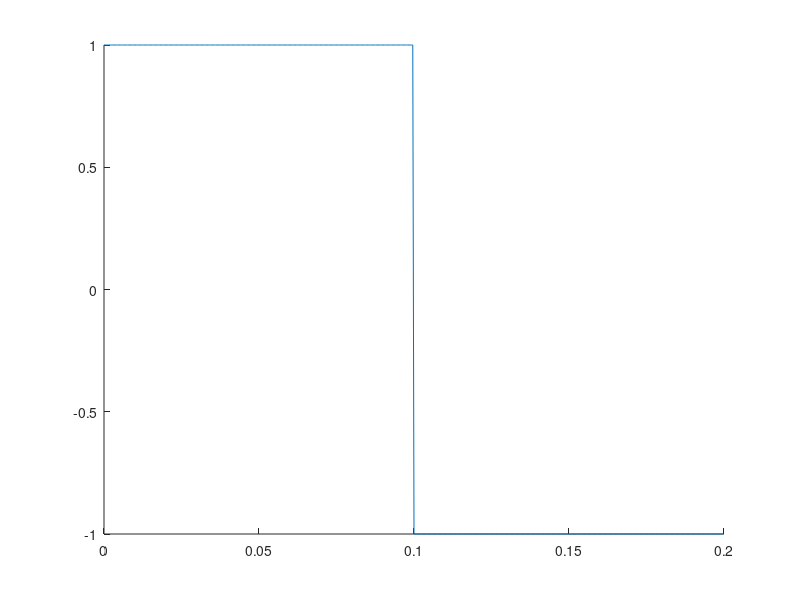

This figure's MATLAB source: (Note: this script raises an error after producing the figure.)
close all; clear variables; clc;
N = 500; % Number of points
TT = 0.2; % Total time
Ts = TT/N; % Sample interval
t = (0:N-1)*Ts; % Time vector
A = 1; % Signal amplitude
sqw = A*square(2*pi*(1/TT)*t); % Square wave
sqw_rms = sqrt(sum(sqw.^2)/N); % RMS value of square wave
% ------------- Graph plotting --------------------------
hold on
plot(t,sqw,'DisplayName','Square wave')
yline(sqw_rms,'r--','DisplayName',sprintf('RMS = %.1f V',sqw_rms))
ylabel('Amplitude (V)')
xlabel('Time (sec)');
ylim([-1.1*A,1.1*A])
legend('Orientation','horizontal','Box','on','Location','southoutside')
title('RMS value of a square wave')
legend
saveas(gcf,sprintf('%s.png',mfilename))

